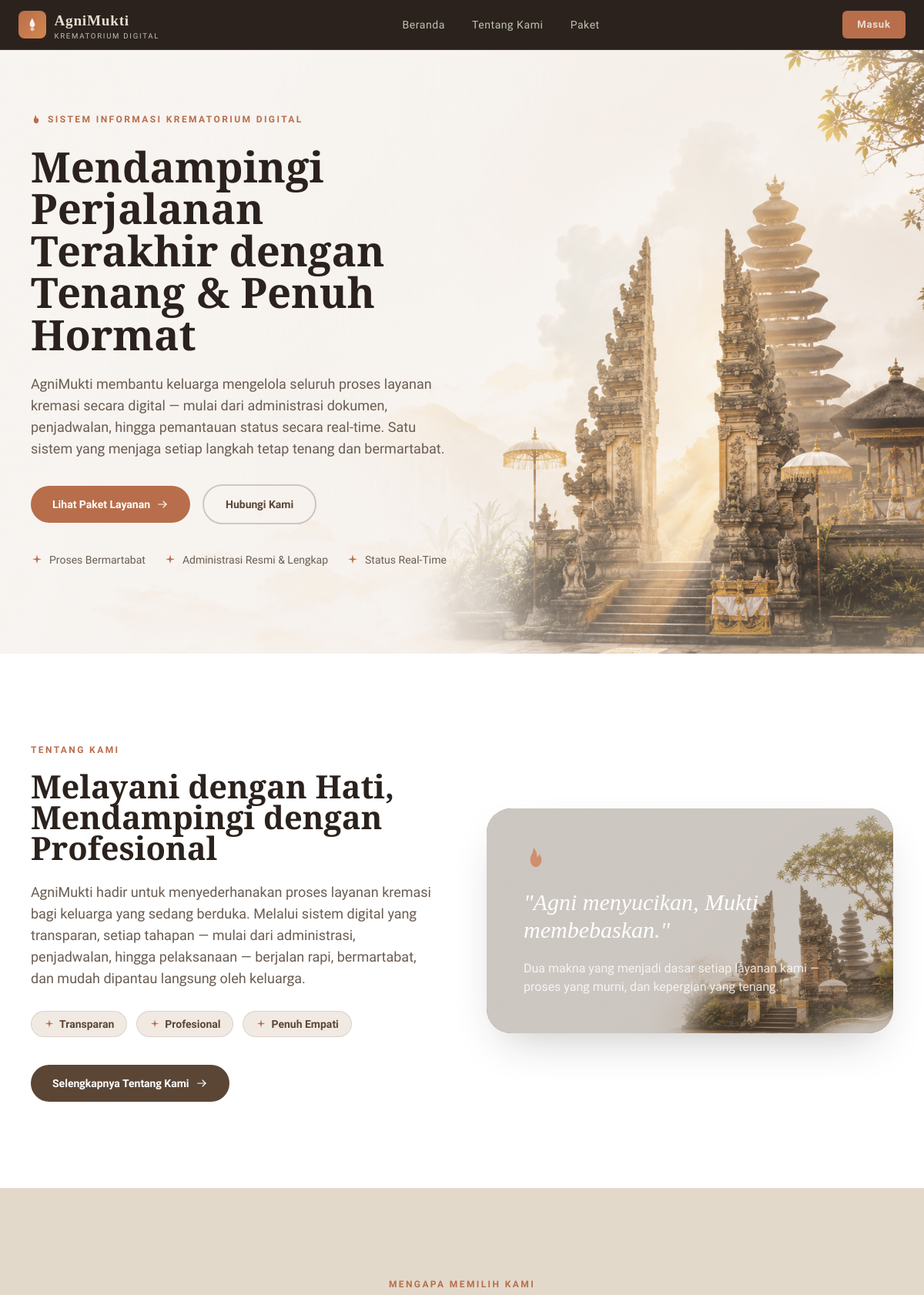
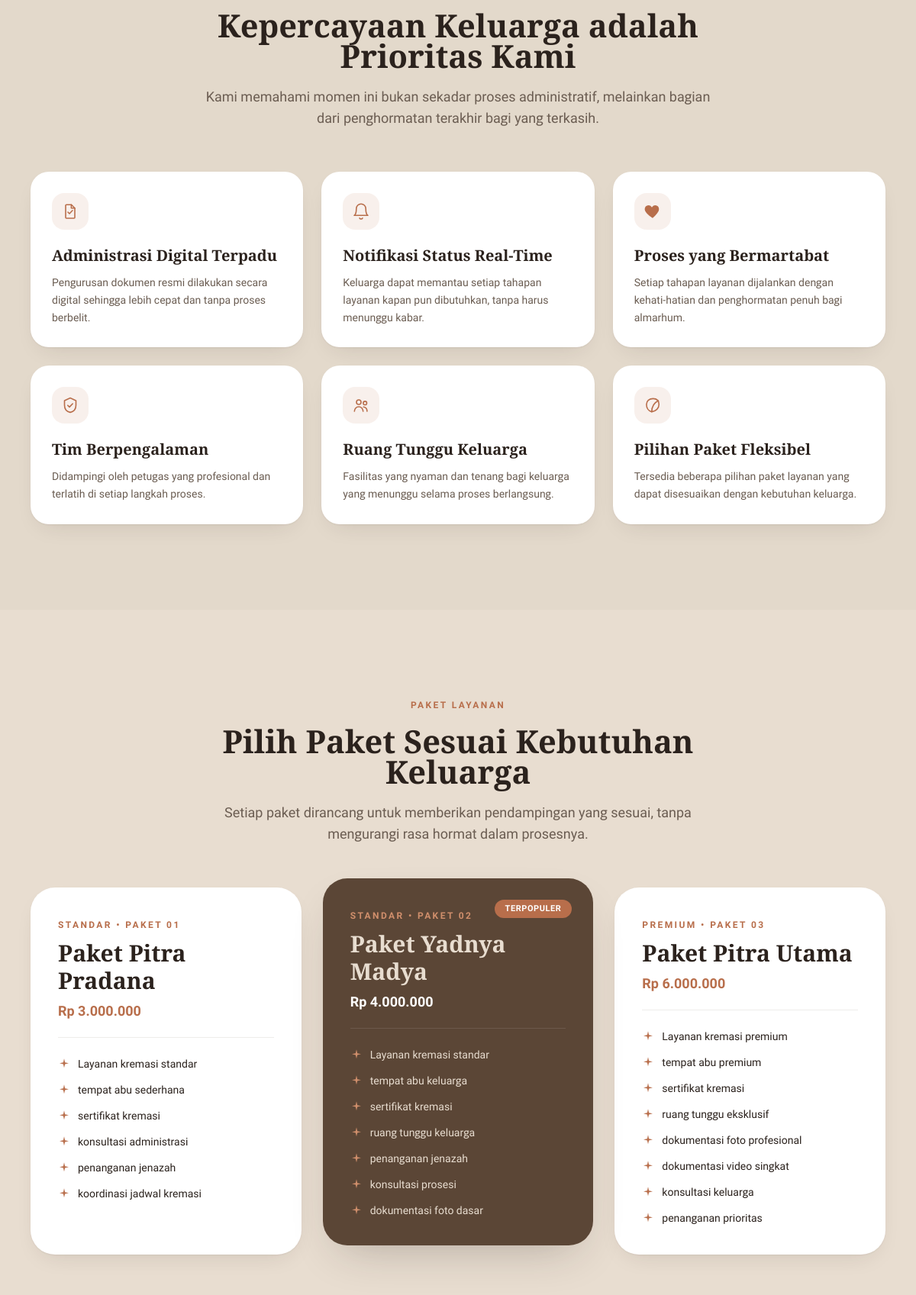
The page / (upper part) on the database its author committed (2 pictures, top to bottom).
### tables this page shows
CREATE TABLE paket_layanan (
    id_paket INT AUTO_INCREMENT PRIMARY KEY,
    id_kategori INT NOT NULL,
    nama_paket VARCHAR(100) NOT NULL,
    harga DECIMAL(12,2) NOT NULL,
    fasilitas TEXT,
    created_at TIMESTAMP DEFAULT CURRENT_TIMESTAMP,

    CONSTRAINT fk_paket_kategori
    FOREIGN KEY (id_kategori)
    REFERENCES kategori_paket(id_kategori)
    ON UPDATE CASCADE
    ON DELETE RESTRICT
);

### public/index.php (the view, shortened to what the rows shown need)
<?php
require_once __DIR__ . '/../classes/PaketLayanan.php';
require_once __DIR__ . '/../classes/KategoriPaket.php';
$paketObj = new PaketLayanan();
$kategoriObj = new KategoriPaket();
$id_target = [1, 2, 3];
$daftar_paket = [];
foreach ($id_target as $id) {
    $data_paket = $paketObj->getById($id);
    if ($data_paket) {
        $kategori_info = $kategoriObj->getById($data_paket['id_kategori']);
        if ($kategori_info['status']) {
            $data_paket['nama_kategori'] = $kategori_info['data']['nama_kategori'];
        } else {
            $data_paket['nama_kategori'] = 'Umum';
        }
        $daftar_paket[] = $data_paket;
    }
}
?>
<!DOCTYPE html>
<html lang="id" class="scroll-smooth">
<head>
    <script src="https://cdn.tailwindcss.com"></script>
</head>
<body class="bg-secondary text-ink font-sans antialiased">
    <main id="konten">
        <section class="relative overflow-hidden">
            <div class="max-w-7xl mx-auto px-6 lg:px-10 pt-14 pb-20 lg:pt-20 lg:pb-28 relative">
                <div class="grid lg:grid-cols-2 gap-14 lg:gap-10 items-center">
                    <div class="animate-fade-up">
                        <h1 class="mt-5 font-serif font-semibold text-4xl sm:text-5xl lg:text-[3.4rem] leading-[1.1] text-ink">
                            Mendampingi Perjalanan Terakhir dengan Tenang &amp; Penuh Hormat
                        </h1>
                    </div>
                </div>
            </div>
        </section>
        <section id="tentang" class="bg-white">
            <div class="max-w-7xl mx-auto px-6 lg:px-10 py-20 lg:py-28">
                <div class="grid lg:grid-cols-2 gap-12 lg:gap-16 items-center">
                    <div>
                        <h2 class="mt-4 font-serif font-semibold text-3xl sm:text-4xl lg:text-[2.6rem] leading-tight text-ink">
                        Melayani dengan Hati, Mendampingi dengan Profesional
                        </h2>
                    </div>
                </div>
            </div>
        </section>
        <section class="bg-supporting/15">
            <div class="max-w-7xl mx-auto px-6 lg:px-10 py-20 lg:py-28">
                <div class="max-w-2xl mx-auto text-center">
                    <h2 class="mt-4 font-serif font-semibold text-3xl sm:text-4xl lg:text-[2.6rem] leading-tight text-ink">
                        Kepercayaan Keluarga adalah Prioritas Kami
                    </h2>
                </div>
            </div>
        </section>
        <section id="paket" class="bg-secondary">
            <div class="max-w-7xl mx-auto px-6 lg:px-10 py-20 lg:py-28">
                <div class="max-w-2xl mx-auto text-center">
                    <h2 class="mt-4 font-serif font-semibold text-3xl sm:text-4xl lg:text-[2.6rem] leading-tight text-ink">
                        Pilih Paket Sesuai Kebutuhan Keluarga
                    </h2>
                </div>
                <div class="mt-14 grid lg:grid-cols-3 gap-6 lg:gap-7 items-start">
                    <?php
                    if (!empty($daftar_paket)):
                        $counter = 1;
                        foreach ($daftar_paket as $paket):
                            $nomor_paket = str_pad($counter, 2, '0', STR_PAD_LEFT);
                            $is_populer = ($paket['nama_paket'] === 'Madya' || $paket['id_paket'] == 2);
                            $fasilitas_list = array_filter(array_map('trim', explode(',', $paket['fasilitas'])));
                    ?>
                            <div class="<?= $is_populer ? 'relative rounded-4xl bg-primary p-9 shadow-soft h-full lg:-translate-y-3' : 'rounded-4xl bg-white p-9 shadow-card h-full' ?>">
                                <?php if ($is_populer): ?>
                                    <span class="absolute top-7 right-7 rounded-full bg-accent px-3.5 py-1 text-[11px] font-bold uppercase tracking-wider text-white">Terpopuler</span>
                                <?php endif; ?>
                                <span class="text-xs font-bold uppercase tracking-[0.2em] <?= $is_populer ? 'text-accent-light' : 'text-accent' ?>">
                                    <?= htmlspecialchars($paket['nama_kategori']) ?> • Paket <?= $nomor_paket ?>
                                </span>
                                <h3 class="mt-2 font-serif font-semibold text-3xl <?= $is_populer ? 'text-secondary' : 'text-ink' ?>">
                                    <?= htmlspecialchars($paket['nama_paket']) ?>
                                </h3>
                                <p class="mt-2 text-lg font-bold <?= $is_populer ? 'text-white' : 'text-accent' ?>">
                                    Rp <?= number_format($paket['harga'], 0, ',', '.') ?>
                                </p>
                                <div class="mt-5 h-px <?= $is_populer ? 'bg-white/10' : 'bg-primary/10' ?>"></div>
                                <ul class="mt-6 space-y-3.5 text-sm font-medium <?= $is_populer ? 'text-secondary' : 'text-ink' ?>">
                                    <?php foreach ($fasilitas_list as $fs): ?>
                                        <li class="flex items-start gap-2.5">
                                            <svg class="w-4 h-4 mt-0.5 shrink-0 <?= $is_populer ? 'text-accent-light' : 'text-accent' ?>">
                                                <use href="#icon-sparkle"/>
                                            </svg>
                                            <?= htmlspecialchars($fs) ?>
                                        </li>
                                    <?php endforeach; ?>
                                </ul>
                            </div>
                    <?php
                        $counter++;
                        endforeach;
                    else:
                    ?>
                        <div class="col-span-3 text-center py-10 text-ink-muted">
                            Gagal memuat paket layanan (ID 1, 2, 3 tidak ditemukan).
                        </div>
                    <?php endif; ?>
                </div>
            </div>
        </section>
    </main>
</body>
</html>

### rows shown on the page
paket_layanan: nama_kategori "STANDAR", nomor_paket "01", nama_paket "Paket Pitra Pradana", harga "3.000.000", fasilitas "Layanan kremasi standar", fasilitas "tempat abu sederhana", fasilitas "sertifikat kremasi", fasilitas "konsultasi administrasi", fasilitas "penanganan jenazah", fasilitas "koordinasi jadwal kremasi"
paket_layanan: shows "TERPOPULER", nama_kategori "STANDAR", nomor_paket "02", nama_paket "Paket Yadnya Madya", harga "4.000.000", fasilitas "Layanan kremasi standar", fasilitas "tempat abu keluarga", fasilitas "sertifikat kremasi", fasilitas "ruang tunggu keluarga", fasilitas "penanganan jenazah", fasilitas "konsultasi prosesi", fasilitas "dokumentasi foto dasar"
paket_layanan: nama_kategori "PREMIUM", nomor_paket "03", nama_paket "Paket Pitra Utama", harga "6.000.000", fasilitas "Layanan kremasi premium", fasilitas "tempat abu premium", fasilitas "sertifikat kremasi", fasilitas "ruang tunggu eksklusif", fasilitas "dokumentasi foto profesional", fasilitas "dokumentasi video singkat", fasilitas "konsultasi keluarga", fasilitas "penanganan prioritas"

### other values the page prints
$link['label'] "Beranda"
$link['label'] "Tentang Kami"
$link['label'] "Paket"
